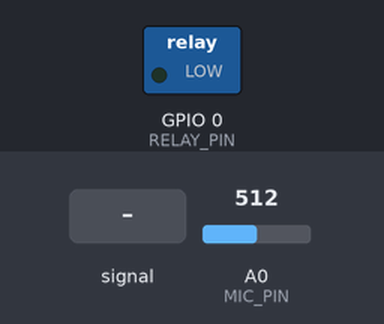
A sketch run on a simulated ESP8266 (NodeMCU). On the bench: switched loads named in the sketch (green lamp = pin HIGH). Dashed ring = blinking. Inputs (shaded band) come from the test bench; at power-on: A0 (MIC_PIN) = 512. WiFi joins after 1.5 s; servers stay silent unless stated; no MQTT or app messages arrive unless stated.

Above: at 2.7 s.
2.8 s: A0 (MIC_PIN) fed a 200 Hz sine of ±255 counts around its level
At 4.0 s:
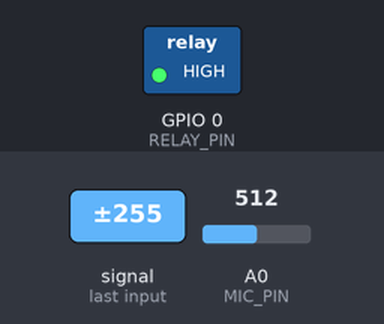
5.8 s: A0 (MIC_PIN) set to 306
At 5.8 s:
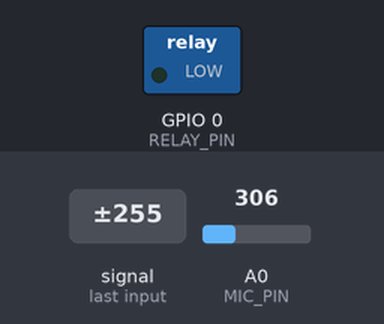
7.3 s: A0 (MIC_PIN) set to 589
8.8 s: A0 (MIC_PIN) set to 612
At 9.9 s:
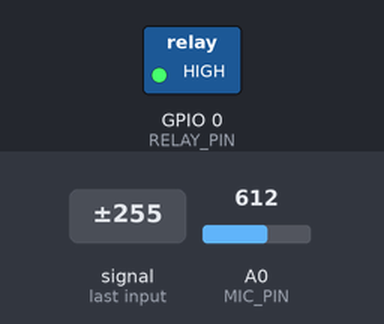
10.3 s: A0 (MIC_PIN) set to 590
At 11.4 s:
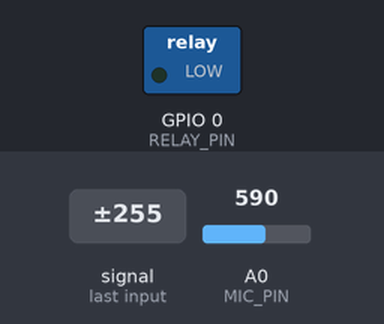
Timing chart, 0 to 13.2 s (numbered marks = the images above; inputs shaded):
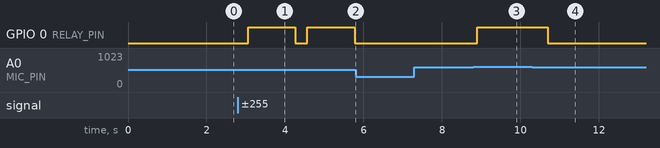

Measured:
- the behaviour switches between 600 and 601 on A0 (MIC_PIN) (found by bisection; images 2 and 3)
- after the input at 2.8 s, GPIO 0 (RELAY_PIN): alternates HIGH for 1.2 s and LOW for 0.30 s, starting after 0.27 s
- after the input at 5.8 s, GPIO 0 (RELAY_PIN): stays LOW (without the input it goes to HIGH after 0.38 s)
- after the input at 7.3 s, every drawn part: stays the same
- after the input at 8.8 s, GPIO 0 (RELAY_PIN): LOW → HIGH after 0.10 s
- after the input at 10.3 s, GPIO 0 (RELAY_PIN): HIGH → LOW after 0.40 s

The sketch:

sound_monitor.ino
```cpp
/*
  ESP8266 Sound Monitor + Relay Control via MQTT
  Detecta sons acima de um limiar (SOUND_THRESHOLD) e aciona relé.
  Permite controle do relé e ajuste do limiar via comandos MQTT.

  Hardware:
  - Microfone analógico (KY-038, KY-037, etc)
  - VCC -> 3.3V
  - GND -> GND
  - OUT (analógico) -> A0 (ESP8266)
  - Relé -> GPIO0 (D0)

  MQTT Topics:
  - home/sound_monitor/threshold   (ajusta SOUND_THRESHOLD)
  - home/sound_monitor/relay       (comando ON/OFF/AUTO)
  - home/sound_monitor/sound       (publica evento de som detectado)
  - home/sound_monitor/status      (status do relé)

  Exemplo de comandos mosquitto:
  # Ajustar limiar para 700
  mosquitto_pub -h 192.168.1.102 -u homeguard -P pu2clr123456 -t "home/sound_monitor/threshold" -m "700"

  # Ligar relé
  mosquitto_pub -h 192.168.1.102 -u homeguard -P pu2clr123456 -t "home/sound_monitor/relay" -m "ON"

  # Desligar relé
  mosquitto_pub -h 192.168.1.102 -u homeguard -P pu2clr123456 -t "home/sound_monitor/relay" -m "OFF"

  # Modo automático (aciona relé por som)
  mosquitto_pub -h 192.168.1.102 -u homeguard -P pu2clr123456 -t "home/sound_monitor/relay" -m "AUTO"
*/

#include <ESP8266WiFi.h>
#include <PubSubClient.h>

#define WIFI_SSID     "Homeguard"
#define WIFI_PASSWORD "pu2clr123456"
#define MQTT_BROKER   "192.168.1.102"
#define MQTT_PORT     1883
#define MQTT_USER     "homeguard"
#define MQTT_PASS     "pu2clr123456"

#define MIC_PIN       A0
#define RELAY_PIN     0   // GPIO0 (D0)

int SOUND_THRESHOLD = 600; // valor inicial, pode ser ajustado via MQTT
bool relayAutoMode = true;
bool relayState = false;

WiFiClient espClient;
PubSubClient client(espClient);

void setRelay(bool state) {
  relayState = state;
  digitalWrite(RELAY_PIN, state ? HIGH : LOW);
  client.publish("home/sound_monitor/status", state ? "ON" : "OFF", true);
}

void mqttCallback(char* topic, byte* payload, unsigned int length) {
  String msg;
  for (unsigned int i = 0; i < length; i++) msg += (char)payload[i];
  msg.trim();
  if (String(topic) == "home/sound_monitor/threshold") {
    int val = msg.toInt();
    if (val > 0 && val < 1024) {
      SOUND_THRESHOLD = val;
      client.publish("home/sound_monitor/threshold", msg.c_str(), true);
    }
  } else if (String(topic) == "home/sound_monitor/relay") {
    if (msg.equalsIgnoreCase("ON")) {
      relayAutoMode = false;
      setRelay(true);
    } else if (msg.equalsIgnoreCase("OFF")) {
      relayAutoMode = false;
      setRelay(false);
    } else if (msg.equalsIgnoreCase("AUTO")) {
      relayAutoMode = true;
    }
  }
}

void reconnectMQTT() {
  while (!client.connected()) {
    if (client.connect("SoundMonitor", MQTT_USER, MQTT_PASS)) {
      client.subscribe("home/sound_monitor/threshold");
      client.subscribe("home/sound_monitor/relay");
    } else {
      delay(2000);
    }
  }
}

void setup() {
  Serial.begin(115200);
  pinMode(MIC_PIN, INPUT);
  pinMode(RELAY_PIN, OUTPUT);
  setRelay(false);
  WiFi.begin(WIFI_SSID, WIFI_PASSWORD);
  while (WiFi.status() != WL_CONNECTED) {
    delay(500);
  }
  client.setServer(MQTT_BROKER, MQTT_PORT);
  client.setCallback(mqttCallback);
}

void loop() {
  if (!client.connected()) reconnectMQTT();
  client.loop();
  int soundLevel = analogRead(MIC_PIN);
  if (relayAutoMode && soundLevel > SOUND_THRESHOLD) {
    setRelay(true);
    client.publish("home/sound_monitor/sound", String(soundLevel).c_str(), true);
    delay(500); // Evita múltiplos disparos
  } else if (relayAutoMode && soundLevel <= SOUND_THRESHOLD) {
    setRelay(false);
  }
  delay(100);
}
```
